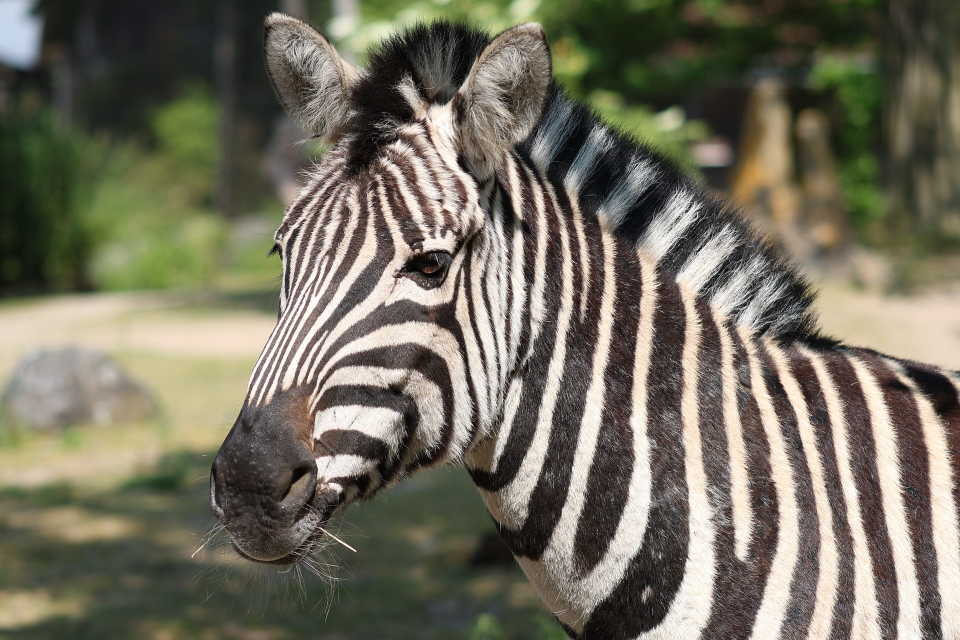
#> input picture eml06/project/image_downsample/images/zebra.jpg, 1920 x 1280 px, found by its file name (shown at 1/2 size)
$ python image_compression.py
#> lines starting #> are read from the running program, lines starting #| are printed output that depends on the picture
from PIL import Image
import os

def compress_image(input_path, output_path, downscale_factor, compression_method="bicubic"):
    """
    Compresses an image with a given downscale factor and compression method, preserving the
    original filename and adding a suffix indicating the downscale factor.

    Args:
        input_path (str): Path to the input image.
        output_path (str): Directory for the compressed output image.
        downscale_factor (int): Factor by which to downscale the image (e.g., 4 for 1/4 size).
        compression_method (str, optional): Method for resizing (default: "bicubic").

    Raises:
        ValueError: If an unsupported compression method is chosen.
    """
#> called with downscale_factor = 2, compression_method = 'bicubic'

    try:
        img = Image.open(input_path)
#> img is the input picture: PIL image 1920x1280 RGB; mean R, G, B 114.9, 110.9, 95.3
        original_width, original_height = img.size
#> original_width = 1920; original_height = 1280
        new_width = int(original_width / downscale_factor)
#> new_width = 960
        new_height = int(original_height / downscale_factor)
#> new_height = 640

        resized_img = img.resize((new_width, new_height), getattr(Image, compression_method.upper()))
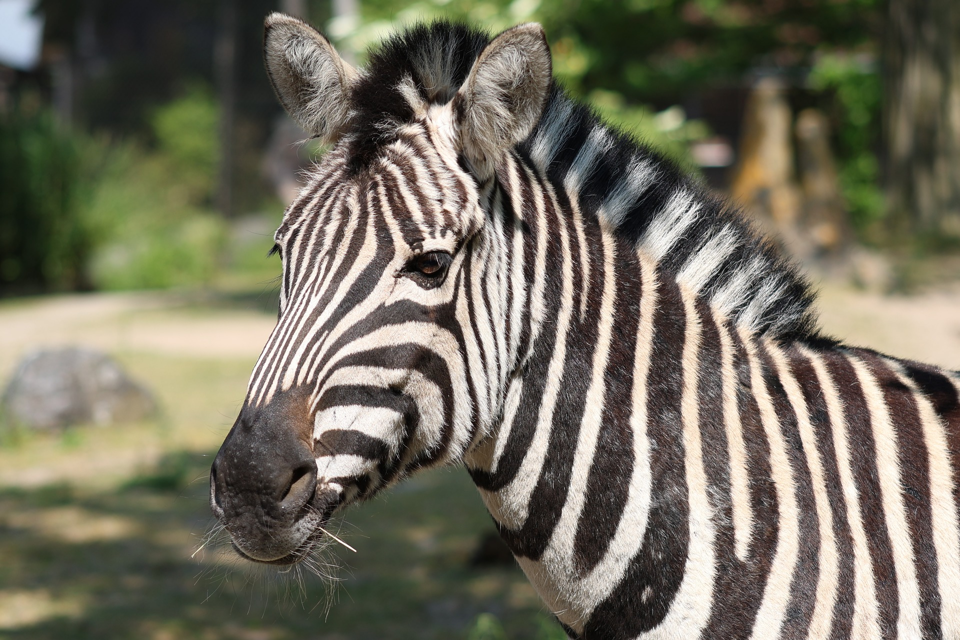
#> resized_img: PIL image 960x640 RGB; mean R, G, B 114.9, 110.9, 95.4

        # Construct the output filename with the downscale factor
        filename, ext = os.path.splitext(os.path.basename(input_path))
        output_filename = f"{filename}_downsized_{downscale_factor}x{ext}"
        output_path = os.path.join(output_path, output_filename)

        # Ensure saving as BMP
        output_path = output_path if output_path.endswith(".bmp") else output_path + ".bmp"
        resized_img.save(output_path, "BMP")

        print(f"Image compressed and saved as: {output_path}")
    except AttributeError:
        raise ValueError(f"Invalid compression method: {compression_method}")

#                       !!!HERE YOU HAVE DO UPDATE 2 PATHS!!!
input_path = "C:/Users/maxmi/Desktop/image_downsample/images/zebra.jpg"
output_path = "C:/Users/maxmi/Desktop/image_downsample/images/"
downscale_factor = 2

compress_image(input_path, output_path, downscale_factor)  # Default to bicubic compression

$ run again, with eml06/project/image_downsample/images/baby.jpg copied over eml06/project/image_downsample/images/zebra.jpg
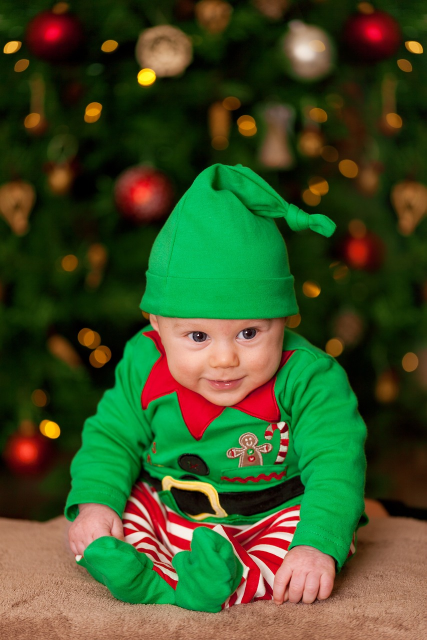
#> input picture eml06/project/image_downsample/images/baby.jpg, 853 x 1280 px, found by its file name (shown at 1/2 size)
#> in compress_image, img is the input picture: PIL image 853x1280 RGB; mean R, G, B 62.1, 78.8, 39.5
#> in compress_image, `resized_img = img.resize((new_width, new_height), getattr(Image, compr..`:
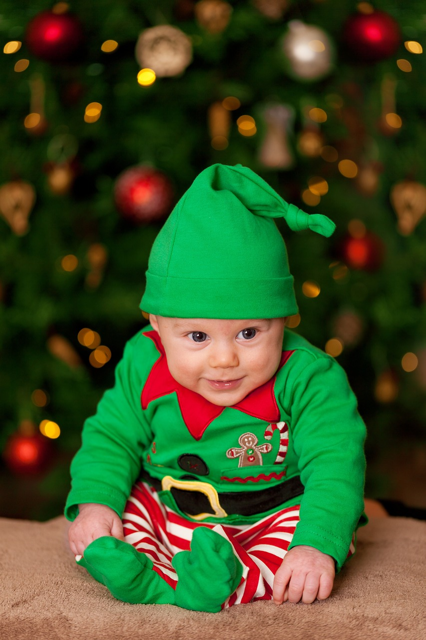
#> resized_img: PIL image 426x640 RGB; mean R, G, B 62.1, 78.8, 39.5

$ run again, with eml06/project/image_downsample/images/woman.jpg copied over eml06/project/image_downsample/images/zebra.jpg
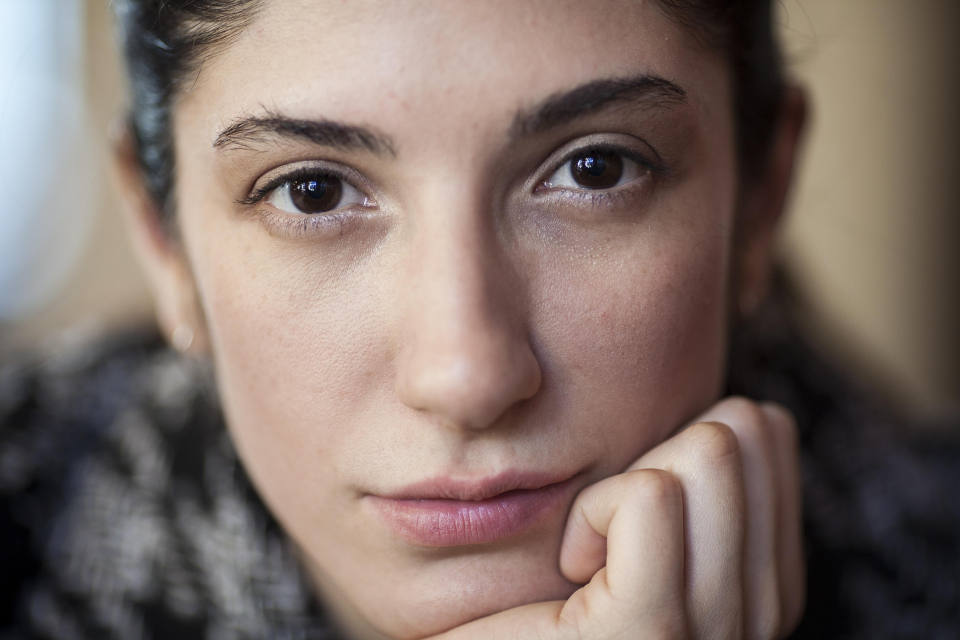
#> input picture eml06/project/image_downsample/images/woman.jpg, 1920 x 1280 px, found by its file name (shown at 1/2 size)
#> in compress_image, img is the input picture: PIL image 1920x1280 RGB; mean R, G, B 128.7, 112.4, 105.3
#> in compress_image, `resized_img = img.resize((new_width, new_height), getattr(Image, compr..`:
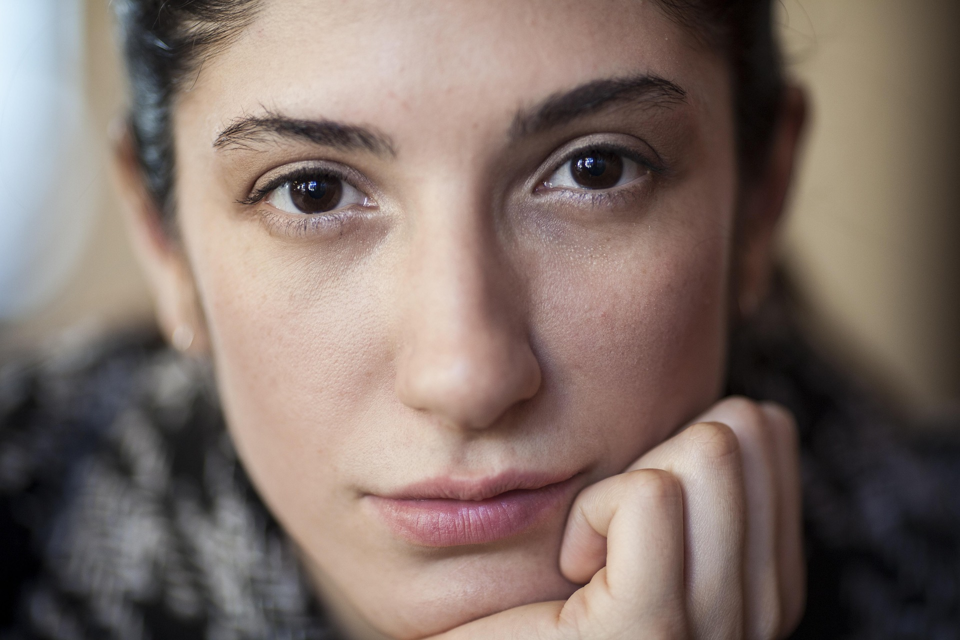
#> resized_img: PIL image 960x640 RGB; mean R, G, B 128.7, 112.5, 105.3
